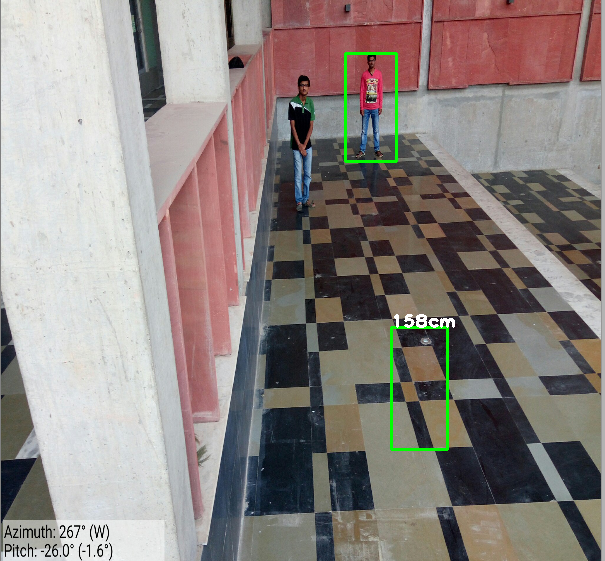
#> input picture test1.PNG, 605 x 561 px, given in place of the camera
$ python fullbodydetection.py   (Python 2 division)
#> lines starting #> are read from the running program, lines starting #| are printed output that depends on the picture
##########################################
#****** ML Height Estimate Project ******#
#** Rahul Rachh    - 1401057 **#
#** Kedar Acharya  - 1401081 **#
#** Janki Desai    - 1401103 **#
#** Shloak Agarwal - 1401105 **#
##########################################

#We can initialize numpy arrays from nested Python lists, and access elements using square brackets.
import numpy as np
#Wraps the python api, and uses numpy arrays for images
import cv2
import math

phi = float(input("Please enter value of tilt angle (in radians):")); #tilt angle is angle made by camera to horizontal surface
#> the answer given: 3

#'def' is like a 'function' used in c++.A function is a block of organized, reusable code that is used to perform a single, related action.
#The function name is 'inside' with the parameters 'r' & 'q' and the function returns 'true' and 'false' according to the result.
def inside(r, q):
    #Using the logical operator to equate the vlaue of 'r' and 'q' respectively to variables.
    rx, ry, rw, rh = r
    qx, qy, qw, qh = q
    #def inside returns 'true' or 'false' according to the result of relational operator.
    return rx > qx and ry > qy and rx + rw < qx + qw and ry + rh < qy + qh

#'def' is like a 'function' used in c++.A function is a block of organized, reusable code that is used to perform a single, related action.
#The function name is 'draw_detections' with parameters 'img'(gray scale image/video), 'rects'(rectangle paramters) & thickness(thickness of the border(predefine=2)).
#'draw_detections' draws the rectangle around the human body that is detected with the border thickness = 2.
#Futher the function also detect the height of the human body that is detected.
def draw_detections(img, rects, thickness = 2):
    #'for' loop until the rectangle is displayed.
    for x, y, w, h in rects:
        #The HOG detector returns slightly larger rectangles than the real objects.
        #So we slightly shrink the rectangles to get a nicer output.
        pad_w, pad_h = int(0.1512*w), int(0.0482*h)  #Continuosly experimenting with the values these suggests to be the most accurate one for the measurement of height
        #Forming and displaying the rectangle.
        cv2.rectangle(img, (x+pad_w, y+pad_h), (x+w-pad_w, y+h-pad_h), (0, 255, 0), thickness)
        #'P_ref' stands for pixel reference which is equal to total number of pixels present in height of frame (display resolution of frame is 640X480)
        P_ref = 400
        #'H_ref' stands for height reference which is equal to height of referred person
        H_ref = 165
        #'P_left' is the pixel that are left between the bottom of the rectangle frame and the bottom of the display screen.
        P_left = float(P_ref-float((y+h-pad_h)/math.cos(phi)));
        h = float(h/math.cos(phi));
        if(P_left<200):
            Height = float(((h-(2*pad_h))*H_ref)/(P_ref - (2*P_left)));#Predicted height according to the formula.

            P_height = int(Height);
            if(P_height>100 ):
                text_color = (0,255,0)
                if(phi != 1.57 ):
                    cv2.putText(resized_image, str(P_height)+"cm" , (x+pad_w, y+pad_h), cv2.FONT_HERSHEY_PLAIN, 1.2, text_color, thickness=2)
                    print float(P_height);
            print "Height:" + str(P_height);

#While running the python file name is changed to main

if __name__ == '__main__':

    hog = cv2.HOGDescriptor()
    hog.setSVMDetector( cv2.HOGDescriptor_getDefaultPeopleDetector() )
    cap=cv2.VideoCapture(0)# capture real time video from camera
    #for seg
    fgbg = cv2.createBackgroundSubtractorMOG2()

    while True:
        ret,frame=cap.read()
#> frame is the input picture: shape (561, 605, 3); mean B, G, R 128.9, 132.4, 140.6
        #for grayscale
        gray = cv2.cvtColor(frame, cv2.COLOR_BGR2GRAY)
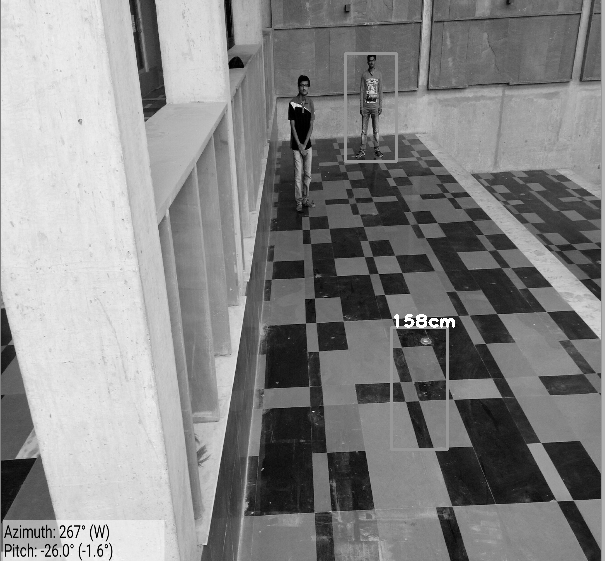
#> gray: shape (561, 605); min 0, max 255, mean 134.4
        #fgmask = fgbg.apply(frame)
        resized_image = cv2.resize(gray, (400, 400))#image resizing to reduce computational complexity and to increase FPS
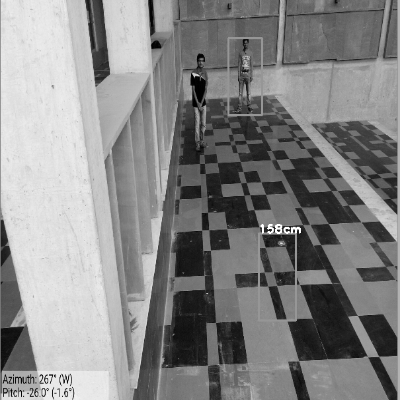
#> resized_image: shape (400, 400); min 0, max 255, mean 134.3
        found,w=hog.detectMultiScale(resized_image, winStride=(8,8), padding=(32,32), scale=1.05)
#> found = (); w = ()
        draw_detections(resized_image,found)
        cv2.imshow('feed',resized_image)

        ch = 0xFF & cv2.waitKey(1)
#> (key Esc is pressed here)
        if ch == 27:
            break

#> (the run stopped early here; a loop or call above may not have finished)

$ run again, on test2.PNG
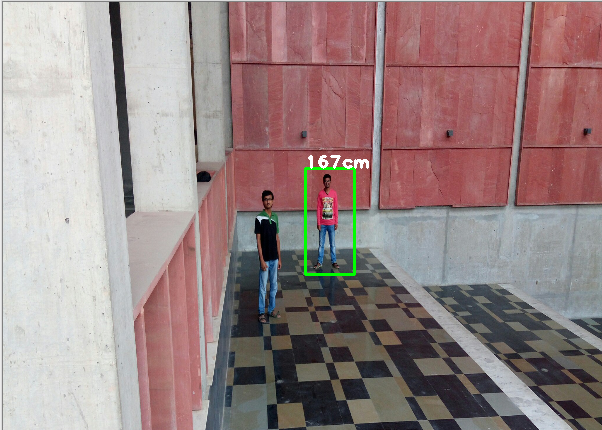
#> input picture test2.PNG, 602 x 430 px, given in place of the camera
#> frame is the input picture: shape (430, 602, 3); mean B, G, R 133.4, 134, 153.3
#> `gray = cv2.cvtColor(frame, cv2.COLOR_BGR2GRAY)`:
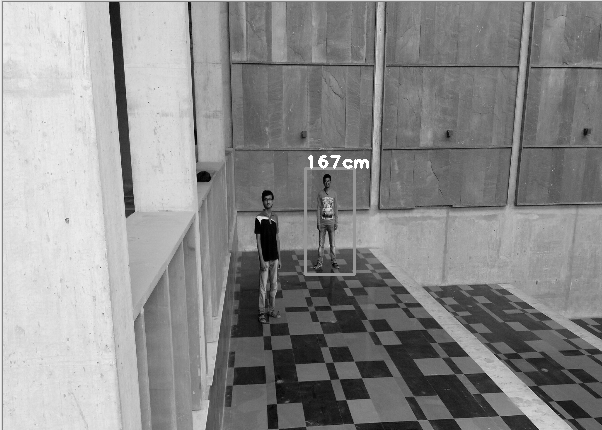
#> gray: shape (430, 602); min 0, max 255, mean 139.7
#> `resized_image = cv2.resize(gray, (400, 400))#image resizing to reduce ..`:
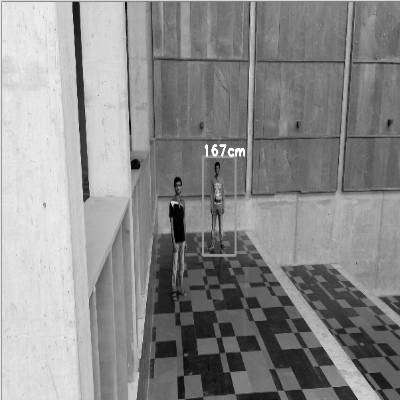
#> resized_image: shape (400, 400); min 0, max 255, mean 139.5
#> found = ()

$ run again, on test3.PNG
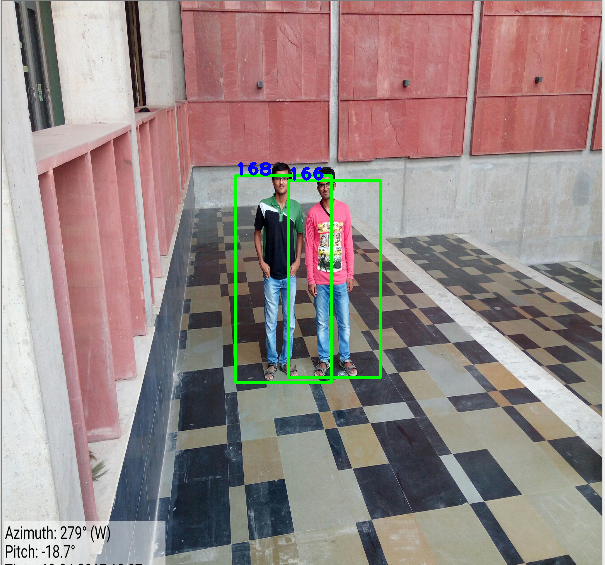
#> input picture test3.PNG, 605 x 565 px, given in place of the camera
#> frame is the input picture: shape (565, 605, 3); mean B, G, R 134.4, 136.6, 151.7
#> `gray = cv2.cvtColor(frame, cv2.COLOR_BGR2GRAY)`:
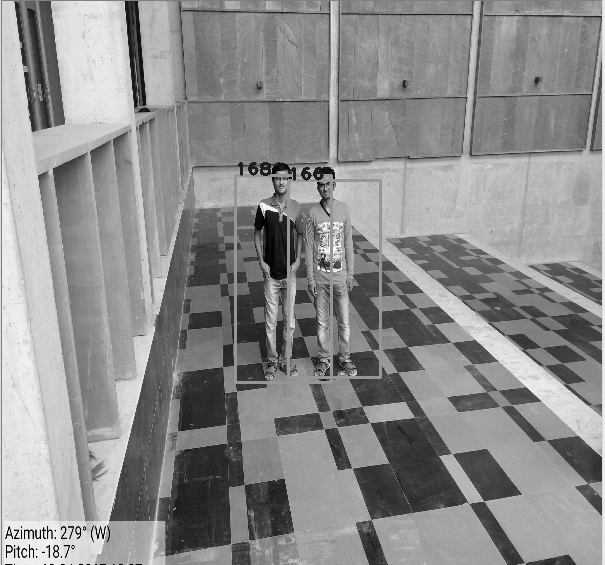
#> gray: shape (565, 605); min 0, max 255, mean 140.9
#> `resized_image = cv2.resize(gray, (400, 400))#image resizing to reduce ..`:
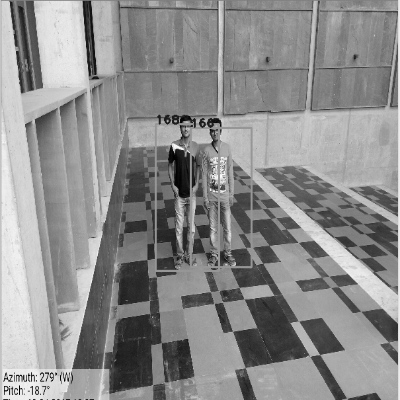
#> resized_image: shape (400, 400); min 1, max 252, mean 140.8
#> found = ()

$ run again, on test4.PNG
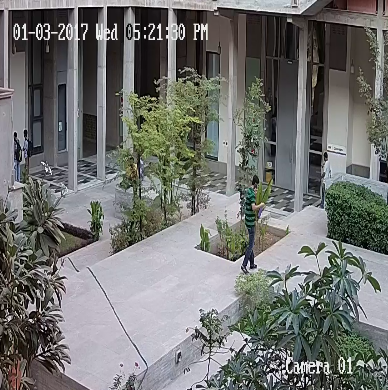
#> input picture test4.PNG, 388 x 390 px, given in place of the camera
#> frame is the input picture: shape (390, 388, 3); mean B, G, R 112.4, 114.7, 113.5
#> `gray = cv2.cvtColor(frame, cv2.COLOR_BGR2GRAY)`:
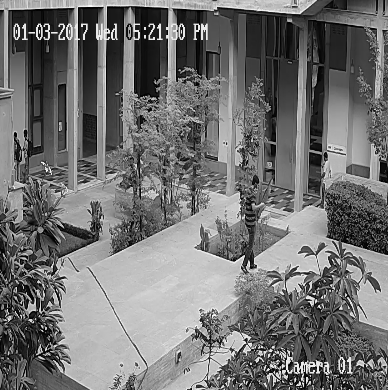
#> gray: shape (390, 388); min 0, max 253, mean 114
#> `resized_image = cv2.resize(gray, (400, 400))#image resizing to reduce ..`:
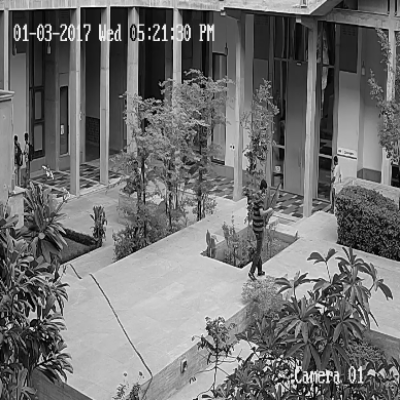
#> resized_image: shape (400, 400); min 1, max 251, mean 113.9
#> found = ()
